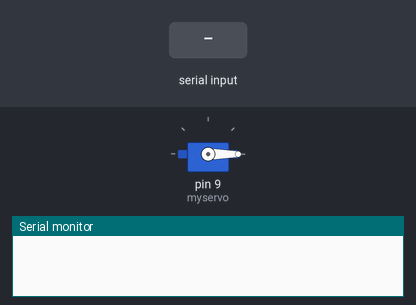
Recording of a sketch running on a simulated Arduino Uno, built with avr-gcc and run on an emulated ATmega328P. Shown: servo, the last lines printed to the serial monitor. The inputs (shaded band) are chosen by the test bench.

Above: at 1.2 s.
1.3 s: "o" received over Serial
At 1.8 s:
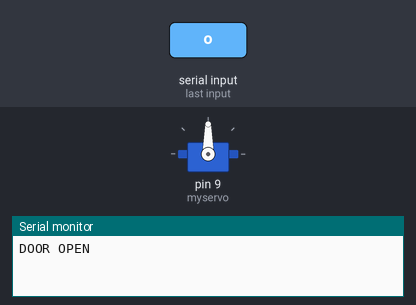
2.8 s: "c" received over Serial
At 4.1 s:
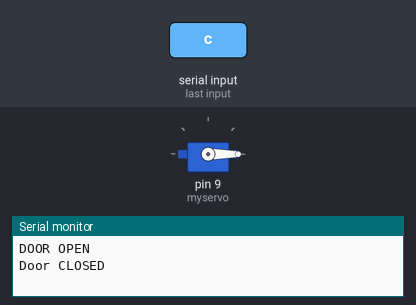
Timing chart, 0 to 5.8 s (numbered marks = the images above; inputs shaded):
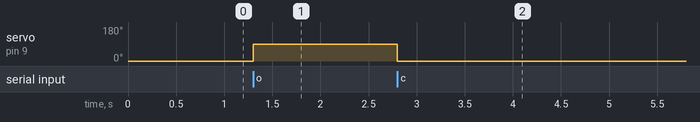

The sketch:

arduino_face_recogn_door_lock.ino
```cpp
//LDR gives out analog voltage when connected to 5v(VCC)

//servo motor
#include <Servo.h>
Servo myservo;  // create servo object to control a servo
int pos = 0;

//ldr and bulb control pins
const int ledPin=2;
const int ldrPin=A0; //analog input

void setup()
{
  Serial.begin(9600);

//  pinMode(ledPin,OUTPUT);
//  pinMode(ldrPin,INPUT);

  myservo.attach(9);
  myservo.write(pos);
}
void loop()
{
    //Control Bulb based on LDR
//  int ldrStatus=analogRead(ldrPin);
//  Serial.println(ldrStatus);
//  if(ldrStatus<=550)   //when it's dark less conductivity(low voltage)
//  {
//    digitalWrite(ledPin,1);
//    Serial.println("Dark outside, Bulb is ON");
//  }
//  else
//  {
//    digitalWrite(ledPin,0);
//    Serial.println("Bright outside");
//  }


    //Unlock and lock door(servo motor mechanism) based on Face Recognition
  if(Serial.available())
  {
    char char_data=Serial.read(); //read one byte from serial buffer and save it to the variable
    if(char_data=='o')
    {
      openlock();
    }
    else if(char_data=='c')
    {
      closelock();
    }
    delay(500);
  }
}

void openlock()
{
  if(pos==0)
  {
    pos=90;
    myservo.write(pos);
    Serial.println("DOOR OPEN");
  }
  else
  {
    Serial.println("DOOR ALREADY OPEN");
  }
}

void closelock()
{
  if(pos==90)
  {
    pos=0;
    myservo.write(pos);
    Serial.println("Door CLOSED");
  }
  else
  {
    Serial.println("DOOR ALREADY CLOSED");
  }
}
```

Measured:
- after the input at 1.3 s, servo on pin 9 (myservo): 0° → 90° at once
- after the input at 2.8 s, servo on pin 9 (myservo): 90° → 0° at once
